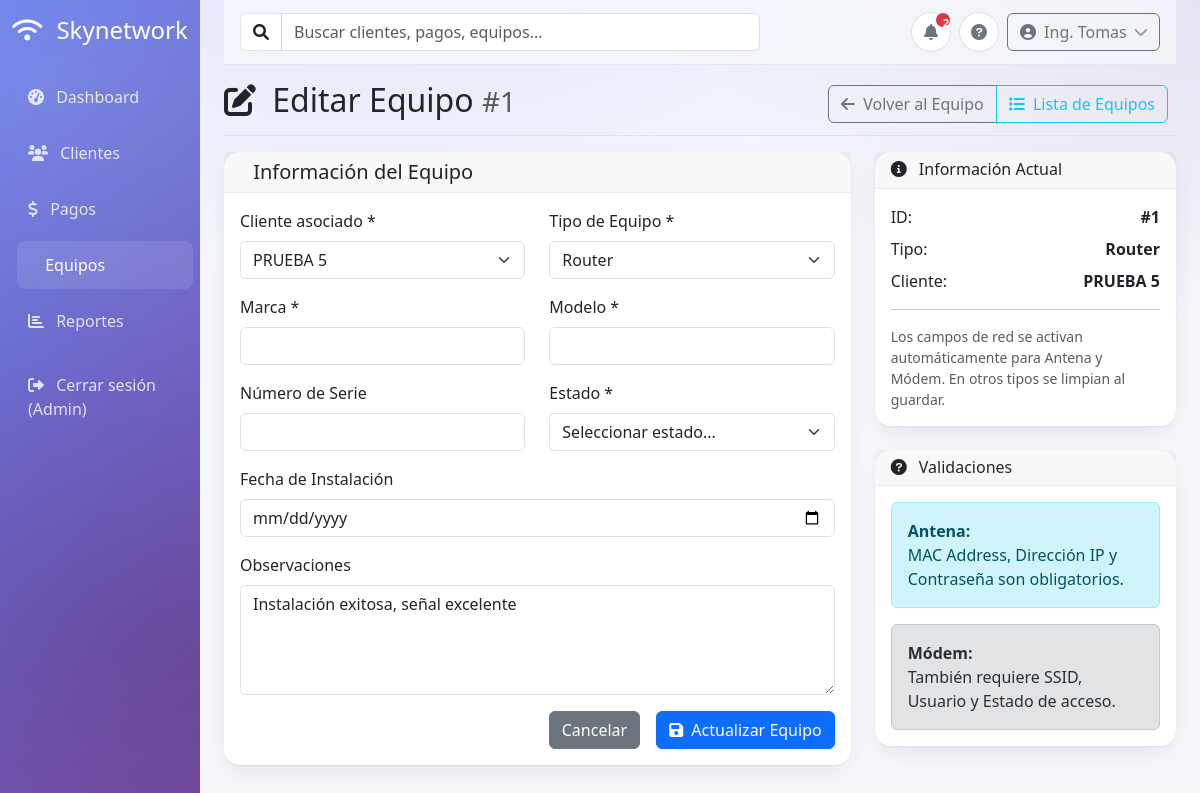
/equipos/1/edit (signed in), run on the app's committed database.
### tables this page shows
CREATE TABLE IF NOT EXISTS `equipos` (
  `id` int NOT NULL AUTO_INCREMENT,
  `cliente_id` int DEFAULT NULL,
  `instalacion_id` int DEFAULT NULL,
  `tipo_equipo` varchar(100) NOT NULL,
  `marca` varchar(100) DEFAULT NULL,
  `modelo` varchar(100) DEFAULT NULL,
  `numero_serie` varchar(100) DEFAULT NULL,
  `estado_tecnico` enum('operativo','necesita_revision','dañado','fuera_de_servicio','en_mantenimiento') DEFAULT 'operativo',
  `fecha_instalacion` date DEFAULT NULL,
  `observaciones_tecnico` text,
  `mac_address` varchar(50) DEFAULT NULL,
  `direccion_ip` varchar(45) DEFAULT NULL,
  `password_acceso` varchar(255) DEFAULT NULL,
  `ssid` varchar(255) DEFAULT NULL,
  `usuario_acceso` varchar(100) DEFAULT NULL,
  `acceso_habilitado` tinyint(1) NOT NULL DEFAULT '0',
  `created_at` timestamp NULL DEFAULT CURRENT_TIMESTAMP,
  `updated_at` timestamp NULL DEFAULT CURRENT_TIMESTAMP ON UPDATE CURRENT_TIMESTAMP,
  PRIMARY KEY (`id`),
  KEY `idx_equipos_cliente_id` (`cliente_id`)
);

CREATE TABLE IF NOT EXISTS `clientes` (
  `id` int NOT NULL AUTO_INCREMENT,
  `nombre` varchar(255) NOT NULL,
  `direccion` text,
  `telefono` varchar(20) DEFAULT NULL,
  `email` varchar(255) DEFAULT NULL,
  `estado` enum('activo','suspendido','pendiente') DEFAULT 'activo',
  `tipo_conexion` enum('fibra_optica','inalambrica','cableado_utp') DEFAULT NULL,
  `fecha_contratacion` date DEFAULT (curdate()),
  `dia_corte` tinyint unsigned NOT NULL DEFAULT '5',
  `plan_mensual` decimal(10,2) DEFAULT NULL,
  `megas_contratados` int DEFAULT NULL,
  `created_at` timestamp NULL DEFAULT CURRENT_TIMESTAMP,
  `updated_at` timestamp NULL DEFAULT CURRENT_TIMESTAMP ON UPDATE CURRENT_TIMESTAMP,
  PRIMARY KEY (`id`),
  KEY `idx_clientes_estado` (`estado`)
);

### views/equipos/edit.php (the view, shortened to what the rows shown need)
<?php include 'views/layouts/header.php'; ?>
<?php
$equipo = $equipo ?? [];
function equipoEditNormalizeTipo($tipo) {
    $tipo = trim((string)$tipo);
    $lower = function_exists('mb_strtolower') ? mb_strtolower($tipo, 'UTF-8') : strtolower($tipo);
    $compact = preg_replace('/[^a-z0-9_]+/', '', $lower);
    if ($compact === '') return '';
    if (strpos($compact, 'router') !== false) return 'router';
    $allowed = ['router', 'modem', 'switch', 'access_point', 'antena', 'otro'];
    return in_array($lower, $allowed, true) ? $lower : 'otro';
}
function equipoEditValue($field, $default = '') {
    global $equipo;
    return htmlspecialchars($equipo[$field] ?? $default);
}
function equipoEditSelected($field, $value, $default = '') {
    global $equipo;
    $current = $equipo[$field] ?? $default;
    if ($field === 'tipo_equipo') {
        $current = equipoEditNormalizeTipo($current);
    }
    return ((string)$current === (string)$value) ? 'selected' : '';
}
$tipoEquipoActual = equipoEditNormalizeTipo($equipo['tipo_equipo'] ?? '');
?>
<div class="d-flex justify-content-between flex-wrap flex-md-nowrap align-items-center pt-3 pb-2 mb-3 border-bottom">
    <h1 class="h2">
        <i class="fas fa-edit me-2"></i>
        Editar Equipo
        <small class="text-muted">#<?php echo (int)($equipo['id'] ?? 0); ?></small>
    </h1>
    <div class="btn-toolbar mb-2 mb-md-0">
        <div class="btn-group me-2">
            <a href="<?php echo url('equipos/' . (int)$equipo['id']); ?>" class="btn btn-outline-secondary">
                <i class="fas fa-arrow-left me-1"></i>
                Volver al Equipo
            </a>
            <a href="<?php echo url('equipos'); ?>" class="btn btn-outline-info">
                <i class="fas fa-list me-1"></i>
                Lista de Equipos
            </a>
        </div>
    </div>
</div>
<div class="row">
    <div class="col-lg-8">
        <div class="card">
            <div class="card-header">
                <h5 class="mb-0">
                    Información del Equipo
                </h5>
            </div>
            <div class="card-body">
                <form method="POST" id="equipoEditForm">
                    <div class="row">
                        <div class="col-md-6 mb-3">
                            <label for="cliente_id" class="form-label">Cliente asociado *</label>
                            <select class="form-select" id="cliente_id" name="cliente_id" required>
                                <?php foreach (($clientes ?? []) as $cliente): ?>
                                    <option value="<?php echo (int)$cliente['id']; ?>" <?php echo ((int)($equipo['cliente_id'] ?? 0) === (int)$cliente['id']) ? 'selected' : ''; ?>>
                                        <?php echo htmlspecialchars($cliente['nombre']); ?>
                                    </option>
                                <?php endforeach; ?>
                            </select>
                        </div>
                        <div class="col-md-6 mb-3">
                            <label for="tipo_equipo" class="form-label">Tipo de Equipo *</label>
                            <select class="form-select" id="tipo_equipo" name="tipo_equipo" required>
                                <option value="router" <?php echo equipoEditSelected('tipo_equipo', 'router'); ?>>Router</option>
                            </select>
                        </div>
                    </div>
                    <div class="row">
                        <div class="col-md-6 mb-3">
                            <label for="marca" class="form-label">Marca *</label>
                            <input type="text" class="form-control" id="marca" name="marca" value="<?php echo equipoEditValue('marca'); ?>" required>
                        </div>
                        <div class="col-md-6 mb-3">
                            <label for="modelo" class="form-label">Modelo *</label>
                            <input type="text" class="form-control" id="modelo" name="modelo" value="<?php echo equipoEditValue('modelo'); ?>" required>
                        </div>
                    </div>
                    <div class="row">
                        <div class="col-md-6 mb-3">
                            <label for="numero_serie" class="form-label">Número de Serie</label>
                            <input type="text" class="form-control" id="numero_serie" name="numero_serie" value="<?php echo equipoEditValue('numero_serie'); ?>">
                        </div>
                        <div class="col-md-6 mb-3">
                            <label for="estado_tecnico" class="form-label">Estado *</label>
                            <select class="form-select" id="estado_tecnico" name="estado_tecnico" required>
                                <option value="">Seleccionar estado...</option>
                            </select>
                        </div>
                    </div>
                    <div class="mb-3">
                        <label for="fecha_instalacion" class="form-label">Fecha de Instalación</label>
                        <input type="date" class="form-control" id="fecha_instalacion" name="fecha_instalacion" value="<?php echo equipoEditValue('fecha_instalacion'); ?>">
                    </div>
                    <div class="mb-3">
                        <label for="observaciones_tecnico" class="form-label">Observaciones</label>
                        <textarea class="form-control" id="observaciones_tecnico" name="observaciones_tecnico" rows="4"><?php echo htmlspecialchars($equipo['observaciones_tecnico'] ?? ''); ?></textarea>
                    </div>
                    <div class="d-grid gap-2 d-md-flex justify-content-md-end">
                        <a href="<?php echo url('equipos/' . (int)$equipo['id']); ?>" class="btn btn-secondary me-md-2">Cancelar</a>
                        <button type="submit" class="btn btn-primary" id="btnActualizar">
                            <i class="fas fa-save me-1"></i>
                            <span class="btn-text">Actualizar Equipo</span>
                        </button>
                    </div>
                </form>
            </div>
        </div>
    </div>
    <div class="col-lg-4">
        <div class="card mb-4">
            <div class="card-header">
                <h6 class="mb-0">
                    <i class="fas fa-info-circle me-2"></i>
                    Información Actual
                </h6>
            </div>
            <div class="card-body">
                <div class="d-flex justify-content-between align-items-center mb-2">
                    <span>ID:</span>
                    <span class="fw-bold">#<?php echo (int)($equipo['id'] ?? 0); ?></span>
                </div>
                <div class="d-flex justify-content-between align-items-center mb-2">
                    <span>Tipo:</span>
                    <span class="fw-bold"><?php echo htmlspecialchars(ucfirst(str_replace('_', ' ', $tipoEquipoActual))); ?></span>
                </div>
                <div class="d-flex justify-content-between align-items-center mb-2">
                    <span>Cliente:</span>
                    <span class="fw-bold text-end"><?php echo htmlspecialchars($equipo['cliente_nombre'] ?? ''); ?></span>
                </div>
                <hr>
                <div class="small text-muted">
                    Los campos de red se activan automáticamente para Antena y Módem. En otros tipos se limpian al guardar.
                </div>
            </div>
        </div>
        <div class="card">
            <div class="card-header">
                <h6 class="mb-0">
                    <i class="fas fa-question-circle me-2"></i>
                    Validaciones
                </h6>
            </div>
            <div class="card-body">
                <div class="alert alert-info mb-3">
                    <strong>Antena:</strong><br>
                    MAC Address, Dirección IP y Contraseña son obligatorios.
                </div>
                <div class="alert alert-secondary mb-0">
                    <strong>Módem:</strong><br>
                    También requiere SSID, Usuario y Estado de acceso.
                </div>
            </div>
        </div>
    </div>
</div>
<?php include 'views/layouts/footer.php'; ?>

### core/Router.php (shortened to what the rows shown need)
<?php
class Router {
    private $routes = [];
    private $basePath = '';
    public function __construct() {
        if (defined('BASE_URL')) {
            $path = parse_url(BASE_URL, PHP_URL_PATH);
            $this->basePath = $path ?: '';
        } else {
            $this->basePath = '';
        }
    }
    public function addRoute($method, $path, $controller, $action) {
        $this->routes[] = [
            'method' => strtoupper($method),
            'path' => $path,
            'controller' => $controller,
            'action' => $action
        ];
    }
    public function dispatch() {
        $requestMethod = $_SERVER['REQUEST_METHOD'];
        $requestUri = $_SERVER['REQUEST_URI'];
        $requestPath = parse_url($requestUri, PHP_URL_PATH);
        if ($this->basePath && strpos($requestPath, $this->basePath) === 0) {
            $requestPath = substr($requestPath, strlen($this->basePath));
        }
        foreach ($this->routes as $route) {
            if ($route['method'] === $requestMethod && $this->matchPath($route['path'], $requestPath)) {
                $actionName = $route['action'];
                $controller = new $controllerName();
                $params = $this->extractParams($route['path'], $requestPath);
                try {
                    call_user_func_array([$controller, $actionName], $params);
                    return;
                } catch (Exception $e) {
                    $this->handleError(500, "Error en controlador: " . $e->getMessage());
                    return;
                }
            }
        }
    }
    private function matchPath($routePath, $requestPath) {
        $routePattern = preg_replace('/\{[^}]+\}/', '([^/]+)', $routePath);
        $routePattern = '#^' . $routePattern . '$#';
        return preg_match($routePattern, $requestPath);
    }
    private function extractParams($routePath, $requestPath) {
        $routePattern = preg_replace('/\{[^}]+\}/', '([^/]+)', $routePath);
        $routePattern = '#^' . $routePattern . '$#';
        preg_match($routePattern, $requestPath, $matches);
        array_shift($matches);
        return $matches;
    }
}
?>

### data on the page
equipos: id "1", cliente_id "PRUEBA 5", observaciones_tecnico "Instalación exitosa, señal excelente", cliente.nombre "PRUEBA 5"

### other printed values
str_replace('_', ' ', $tipoEquipoActual) "Router"
